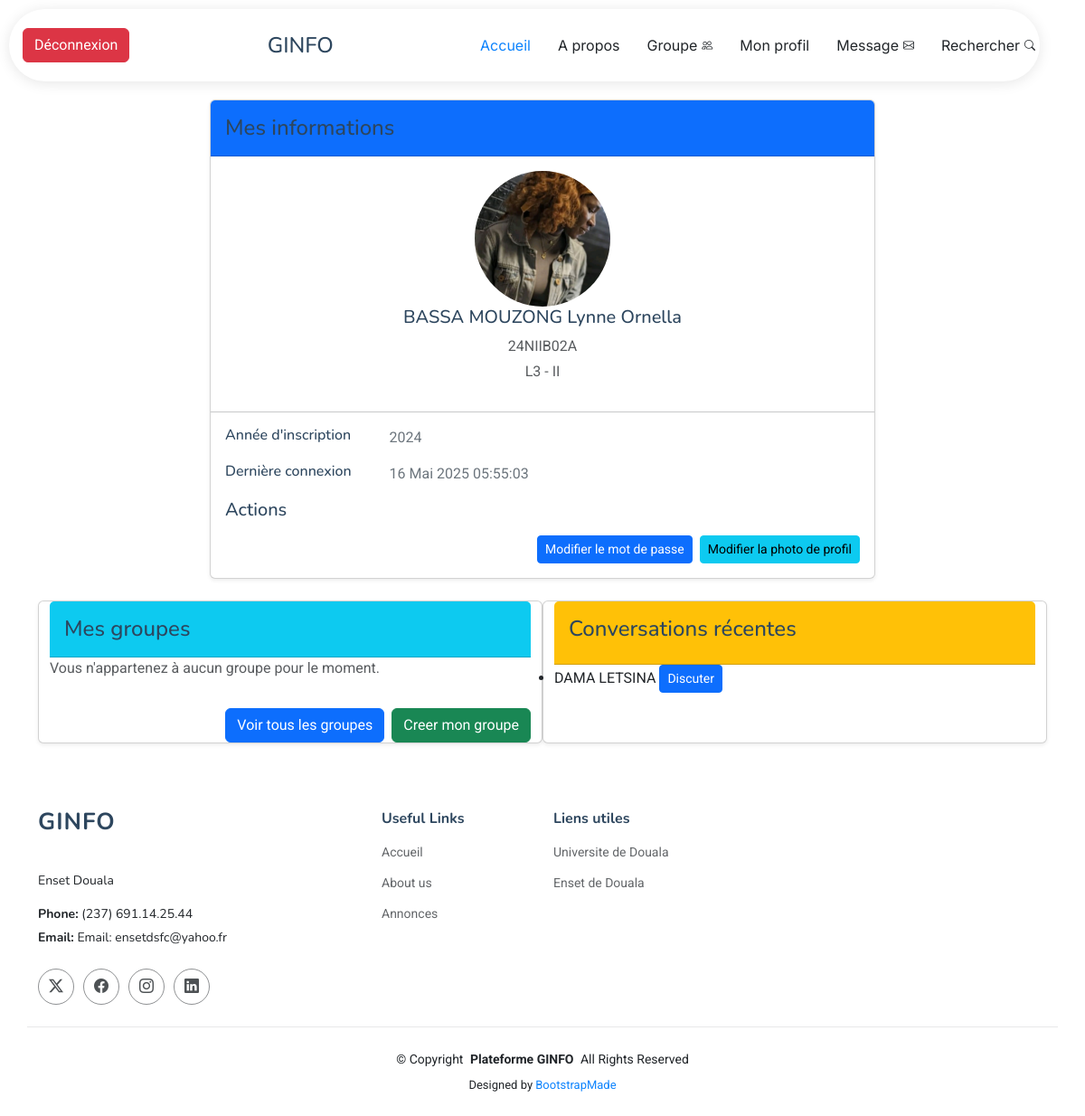
/geinfo/profil (signed in), run on an earlier commit of the app's database.
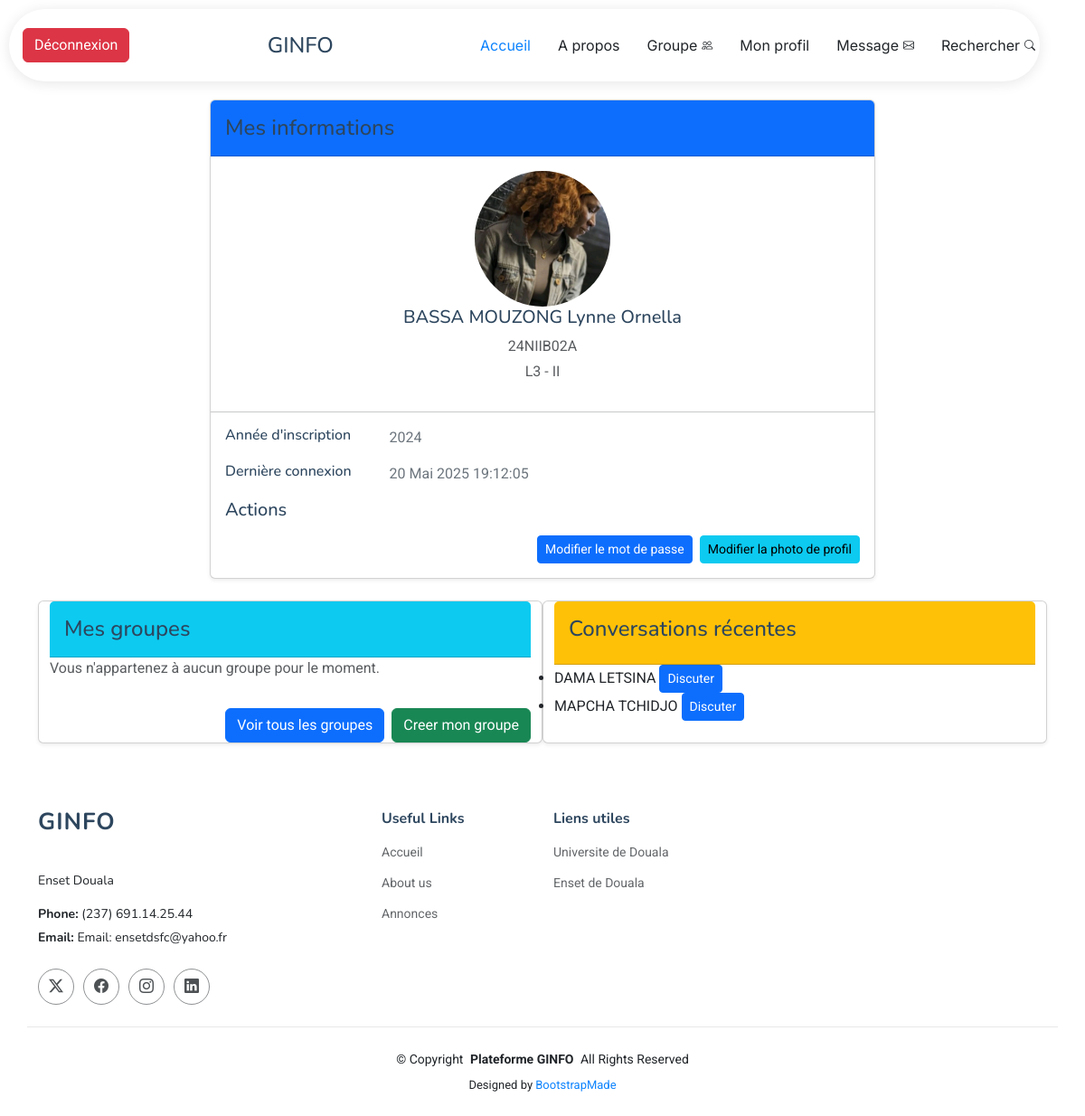
And on a later commit of the database.
### Etudiants/models.py (models this page shows, shortened)
class Etudiant(AbstractBaseUser,PermissionsMixin):
    matricule=models.CharField(max_length=10,unique=True,verbose_name="identifiant")
    nom=models.CharField(max_length=255,verbose_name="nom")
    prenom=models.CharField(max_length=255,verbose_name="prenom")
    password = models.CharField(max_length=10,verbose_name="mot de passe")
    annee=models.CharField(max_length=4,verbose_name="annee d'inscription",default=0)
    niveau=models.CharField(max_length=9,default=0,verbose_name="niveau")
    filiere =models.CharField(max_length=4,verbose_name="filiere",default=0)
    profil=models.CharField(max_length=255,verbose_name="profil")
    is_active = models.BooleanField(default=True)
    is_admin = models.BooleanField(default=False)
    is_staff= models.BooleanField(default=False)
    is_superuser = models.BooleanField(default=False)
    objects=EtudiantManager()
    USERNAME_FIELD="matricule"
    REQUIRED_FIELDS = ["password"]

### Etudiants/views.py (the view)
@login_required  # S'assurer que l'utilisateur est connecté pour voir son profil
def profil(request):
     current_user_etudiant = request.user  # Accéder à l'objet Etudiant lié à l'utilisateur connecté
     contacted_etudiants_info = {}
     sent_messages = Message.objects.filter(sender_id=current_user_etudiant)
     for message in sent_messages:
         other_etudiant = message.receiver
         if other_etudiant.id != current_user_etudiant.id:  # Évite de se lister soi-même
             if other_etudiant.id not in contacted_etudiants_info or \
                     message.timestamp > contacted_etudiants_info[other_etudiant.id]['last_message_timestamp']:
                 contacted_etudiants_info[other_etudiant.id] = {
                     'etudiant': other_etudiant,
                     'last_message_timestamp': message.timestamp
                 }
     received_messages = Message.objects.filter(receiver=current_user_etudiant)
     for message in received_messages:
         other_etudiant = message.sender
         if other_etudiant.id != current_user_etudiant.id:  # Évite de se lister soi-même
             if other_etudiant.id not in contacted_etudiants_info or \
                     message.timestamp > contacted_etudiants_info[other_etudiant.id]['last_message_timestamp']:
                 contacted_etudiants_info[other_etudiant.id] = {
                     'etudiant': other_etudiant,
                     'last_message_timestamp': message.timestamp
                 }
     sorted_contacted_etudiants = sorted(
         contacted_etudiants_info.values(),
         key=lambda x: x['last_message_timestamp'],
         reverse=True
     )
     last_5_contacts = [item['etudiant'] for item in sorted_contacted_etudiants[:5]]
     context = {
         'etudiant': current_user_etudiant,  # C'est l'étudiant dont on affiche le profil
         'last_5_contacts': last_5_contacts,
     }
     return render(request, 'Etudiants/profil.html', context)

### Etudiants/templates/Etudiants/profil.html (shortened to what the changed rows need)
{% extends "base.html" %}
{% load static %}
{% block content %}
<div class="container mt-5">
    <h2 class="mb-4 text-center">Mon Espace</h2>
    <div class="row justify-content-center">
        <div class="col-md-8">
            <div class="card shadow-sm mb-4">
                <div class="card-body text-center">
                    {% if user.profil %}
                        <img src="{% static 'geinfo/img/profils/' %}{{ user.profil }}" alt="Photo de profil" class="rounded-circle mb-10" width="150" height="150" style="object-fit: cover;">
                    {% else %}
                        <i class="fas fa-user-circle fa-5x text-secondary mb-3"></i>
                        <p class="text-muted">Aucune photo de profil définie.</p>
                    {% endif %}
                    <h5 class="mb-2">{{ user.nom }} {{ user.prenom }}</h5>
                    <p class="text-muted mb-1">{{ user.matricule }}</p>
                    <p class="text-muted mb-3">{{ user.niveau }} - {{ user.filiere }}</p>
                </div>
                <div class="card-body">
                    <div class="row mb-3">
                        <div class="col-sm-3">
                            <h6 class="mb-0">Année d'inscription</h6>
                        </div>
                        <div class="col-sm-9 text-secondary">
                            {{ user.annee }}
                        </div>
                    </div>
                    <div class="row mb-3">
                        <div class="col-sm-3">
                            <h6 class="mb-0">Dernière connexion</h6>
                        </div>
                        <div class="col-sm-9 text-secondary">
                            {% if user.last_login %}
                                {{ user.last_login|date:"d M Y H:i:s" }}
                            {% else %}
                                Jamais
                            {% endif %}
                        </div>
                    </div>
                </div>
            </div>
        </div>
             <div class="row">
        <div class="col-md-6 card shadow-sm mb-4">
            <div class="row">
               {% if last_5_contacts %}
                    <ul>
                        {% for contact_etudiant in last_5_contacts %}
                            <li>
                                {{ contact_etudiant.nom }} <a href="{% url 'chat_view' contact_etudiant.id %}" class="btn btn-primary btn-sm">Discuter</a>
                            </li>
                        {% endfor %}
                    </ul>
             {% else %}
                <p>Aucune conversation récente.</p>
            {% endif %}
            </div>
        </div>
    </div>
</div>
            </div>
{% endblock content %}

What changed in the data, as far as the page shows it:
changed Etudiant "BASSA MOUZONG": last_login "16 Mai 2025 05:55:03" → "20 Mai 2025 19:12:05"
added Etudiant: nom "MAPCHA TCHIDJO"
